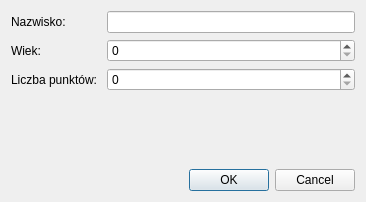
<?xml version="1.0" encoding="UTF-8"?>
<ui version="4.0">
 <class>Dialog</class>
 <widget class="QDialog" name="Dialog">
  <property name="geometry">
   <rect>
    <x>0</x>
    <y>0</y>
    <width>366</width>
    <height>202</height>
   </rect>
  </property>
  <property name="windowTitle">
   <string>Dialog</string>
  </property>
  <layout class="QGridLayout" name="gridLayout">
   <item row="0" column="0">
    <layout class="QFormLayout" name="formLayout">
     <item row="0" column="0">
      <widget class="QLabel" name="label_3">
       <property name="text">
        <string>Nazwisko:</string>
       </property>
      </widget>
     </item>
     <item row="0" column="1">
      <widget class="QLineEdit" name="nazwiskoInput"/>
     </item>
     <item row="1" column="0">
      <widget class="QLabel" name="label_2">
       <property name="text">
        <string>Wiek: </string>
       </property>
      </widget>
     </item>
     <item row="2" column="0">
      <widget class="QLabel" name="label">
       <property name="text">
        <string>Liczba punktów: </string>
       </property>
      </widget>
     </item>
     <item row="1" column="1">
      <widget class="QSpinBox" name="wiekInput">
       <property name="maximum">
        <number>99</number>
       </property>
      </widget>
     </item>
     <item row="2" column="1">
      <widget class="QSpinBox" name="punktyInput"/>
     </item>
    </layout>
   </item>
   <item row="1" column="0">
    <widget class="QDialogButtonBox" name="buttonBox">
     <property name="orientation">
      <enum>Qt::Orientation::Horizontal</enum>
     </property>
     <property name="standardButtons">
      <set>QDialogButtonBox::StandardButton::Cancel|QDialogButtonBox::StandardButton::Ok</set>
     </property>
    </widget>
   </item>
  </layout>
 </widget>
 <resources/>
 <connections>
  <connection>
   <sender>buttonBox</sender>
   <signal>accepted()</signal>
   <receiver>Dialog</receiver>
   <slot>accept()</slot>
   <hints>
    <hint type="sourcelabel">
     <x>248</x>
     <y>254</y>
    </hint>
    <hint type="destinationlabel">
     <x>157</x>
     <y>274</y>
    </hint>
   </hints>
  </connection>
  <connection>
   <sender>buttonBox</sender>
   <signal>rejected()</signal>
   <receiver>Dialog</receiver>
   <slot>reject()</slot>
   <hints>
    <hint type="sourcelabel">
     <x>316</x>
     <y>260</y>
    </hint>
    <hint type="destinationlabel">
     <x>286</x>
     <y>274</y>
    </hint>
   </hints>
  </connection>
 </connections>
</ui>
